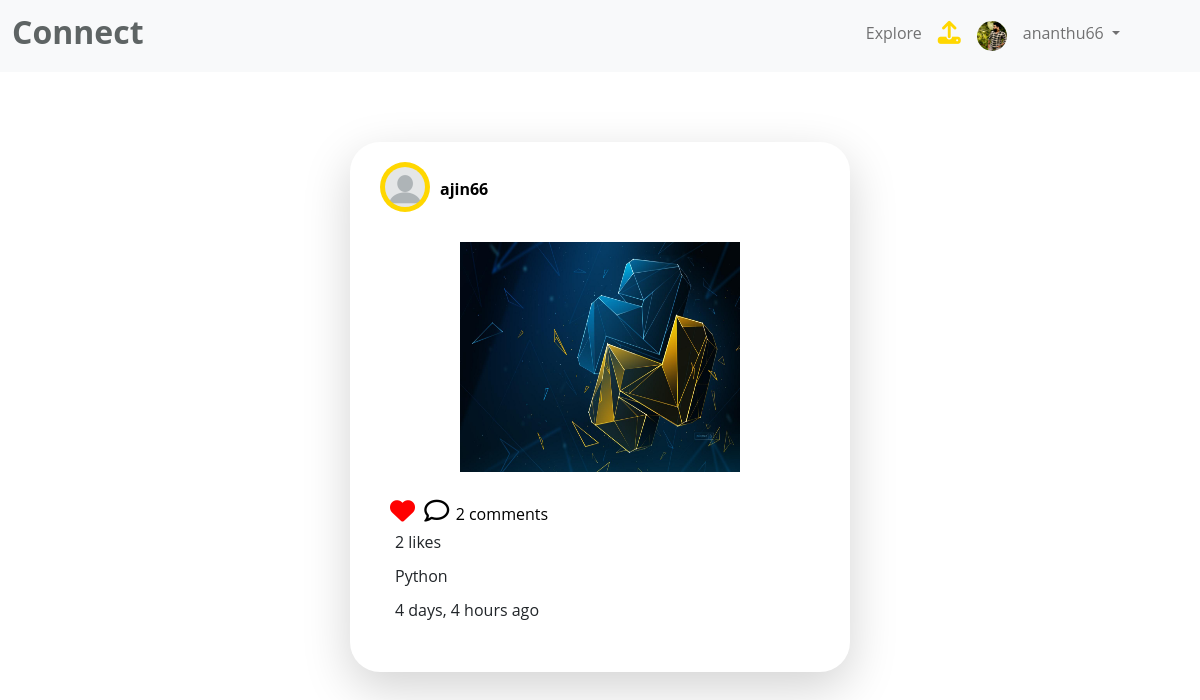
/feed/ (signed in), run on the app's committed database.
### socialapp/models.py (models this page shows, shortened)
class Profile(models.Model):
    user=models.ForeignKey(User,on_delete=models.CASCADE)
    bio=models.TextField(blank=True)
    profile_img=models.ImageField(null=True,blank=True,default='blank-profile-picture.png')
    location=models.CharField(max_length=200,blank=True)
    followers=models.ManyToManyField(User,related_name='followers',blank=True,null=True)
    following=models.ManyToManyField(User,related_name='following',blank=True,null=True)

class Post(models.Model):
    user=models.ForeignKey(User,on_delete=models.CASCADE)
    profile=models.ForeignKey(Profile,on_delete=models.CASCADE)
    image=models.ImageField(null=True,blank=True)
    caption=models.TextField(blank=True)
    posted=models.DateTimeField(auto_now_add=True)
    likes=models.ManyToManyField(User,related_name='likes')

### socialapp/views.py (the view)
# urls.py: path('feed/',feed,name='feed'),
@login_required(login_url='login')
def feed(request):
    user=request.user
    user_model=User.objects.get(username=user)
    pro=Profile.objects.get(user=user_model)
    post=Post.objects.filter(profile__followers=user).order_by('-posted')
    if not pro.following.exists():
       return redirect('home')
    if not request.user.is_authenticated:
        return redirect('home')
    dp=request.user.profile_set.all()
    return render(request,'feed.html',{'post':post,'dp':dp,})

### socialapp/templates/feed.html (shortened to what this page needs)
<!DOCTYPE html>{% load static %}
<html lang="en">
<head>
<link href="https://cdn.jsdelivr.net/npm/bootstrap@5.0.2/dist/css/bootstrap.min.css" rel="stylesheet">
</head>
<body style="font-family: 'Open Sans', sans-serif;
background-image: url('https://png.pngtree.com/thumb_back/fh260/background/20210408/pngtree-white-abstract-vector-web-background-design-image_597636.jpg');background-repeat: no-repeat;background-attachment: fixed;background-size: 100% 700px;">
    <nav class="navbar navbar-expand-lg navbar-light bg-light">
        <div class="container-fluid">
          <a class="navbar-brand" href="{% url 'home' %}"> <span style="color: #5e6464;"><h2> <strong> Connect</strong></h2></span></a>
          <div class="collapse navbar-collapse" id="navbarSupportedContent">
            <ul class="navbar-nav  text-center ms-auto mb-3 mb-lg-0">
              <li class="nav-item">
                <a class="nav-link" aria-current="page"  href="{% url 'home' %}">Explore</a>
              </li>
              <li class="nav-item">
                <a class="nav-link"  href="{% url 'upload-post' %}"><i class="fa-solid fa-upload " style="color: #FFD700;font-size: 23px;"></i></a>
              </li>
              {% if request.user.is_authenticated %}
              <li class="nav-item">
                {% for dp in dp %}
                <a class="nav-link" href=""><img src="{{dp.profile_img.url}}" height="30px" width="30px" style="border-radius: 30px;" alt=""></a>
                {% endfor %}
              </li>
              <li class="nav-item dropdown">
                <a class="nav-link dropdown-toggle" href="#" id="navbarDropdown" role="button" data-bs-toggle="dropdown" aria-expanded="false">
                {{request.user}}
                </a>
              </li>
              {% endif %}
              <li class="nav-item">
              </li>
            </ul>
          </div>
        </div>
      </nav>
      {% for post in post %}
      <div class="container-main">
       <div class="activity-container shadow-lg ">
           <div class="header" style="width:50px;height:50px;background-color:#FFD700;border-radius: 30px;display: flex;align-items: center;justify-content: center;margin-left: 30px;">
             <div class="profilepic">
               <div class="profile-img" style="background-image: url('{{post.profile.profile_img.url}}');margin-right: 20px;height: 40px;width: 40px;">
                 <div style="margin-left: 50px;padding-top: 10px;">
                  <a href="http://127.0.0.1:8000/profile/{{post.user.id}}" style="text-decoration: none;color:black;margin-left: 5px;"><strong>{{post.user}}</strong></a>
                 </div>
               </div>
             </div>
         </div>
         <div class="post" style="display: flex;align-items: center;justify-content: center;margin-top: 30px;">
           <img src="{{post.image.url}}" height="230px" width="280px" alt=""> <br>
         </div>
         <div class="like" style="margin-left: 30px;margin-top: 20px;">
            {% if request.user  in post.likes.all %}
            <a href="http://127.0.0.1:8000/like-post-home/{{post.id}}" style="text-decoration: none;color: black;font-size: 25px;"><i class="fa-solid fa-heart" style="color: red;padding-left: 10px;"></i></a>
            <a href="http://127.0.0.1:8000/comments/{{post.id}}" style="text-decoration: none;color: black;font-size: 25px;margin-left: 5px;">  <i class="fa-regular fa-comment"></i> <span style="font-size: 16px;">  {{post.comments_set.all.count}} comments</span></a>
            <div style="margin-left: 15px;padding-bottom: 10px;">{{post.likes.all.count}} likes</div>
            <div style="margin-left: 15px;">{{post.caption}}</div>
            <p style="padding-top: 10px;margin-left: 15px;">{{post.posted|timesince}} ago </p>
             {% endif %}
            <br>
         </div>
       </div>
      </div>
      {% endfor %}
</body>
</html>

### socialapp/templates/feed.html (style rules this page uses)
.navbar .container-fluid .collapse ul li { color: #5e6464; }
.container-main { display: flex; align-items: center; justify-content: center; margin-top: 70px; }
.activity-container { background-color: white; height: 530px; width: 500px; border-radius: 30px; }
.profile-img { width: 35px; height: 35px; border-radius: 50%; background-position: center center; background-size: cover; margin-left: 20px; }

### data on the page
Profile: profile_img (picture)
Post: profile.profile_img (placeholder picture), user "ajin66", image (picture), comments_set.all.count "2", likes.all.count "2", caption "Python", posted "4 days, 4 hours"

### other printed values
{{ request.user }} "ananthu66"
